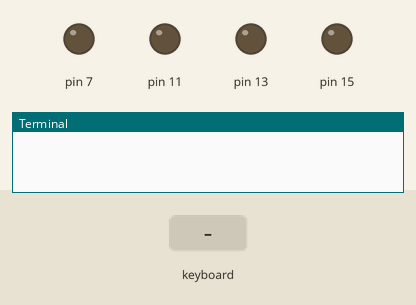
A program run on a simulated Raspberry Pi (header pin numbers). Parts: output pins drawn as LEDs (lit = HIGH), the last lines printed to the terminal. Inputs (shaded band) come from the test bench. At 7.3 s the program stops and its outputs stay as they are.

Above: at 1.2 s.
1.3 s: key up typed on the keyboard
At 2.4 s:
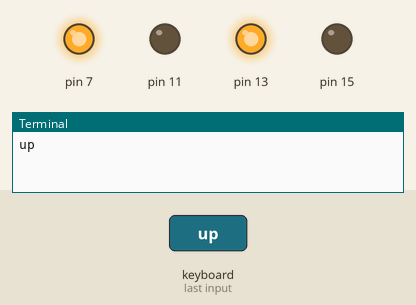
2.8 s: key down typed on the keyboard
At 3.5 s:
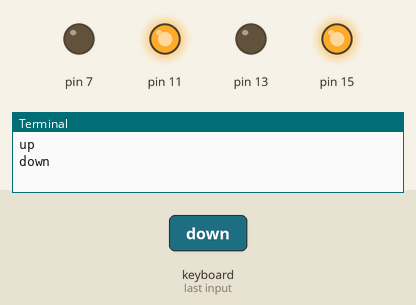
4.3 s: key right typed on the keyboard
At 4.7 s:
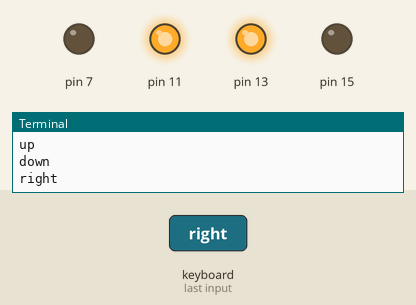
5.8 s: key left typed on the keyboard
At 7.0 s:
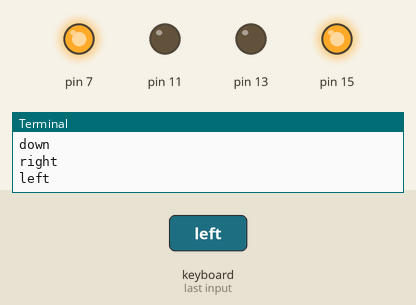
7.3 s: key "q" typed on the keyboard
At 8.2 s:
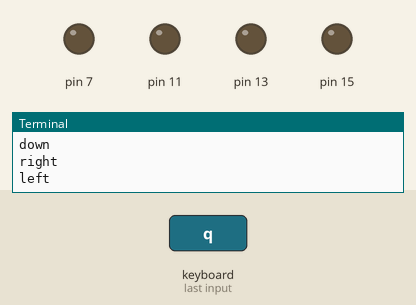
Timing chart, 0 to 8.8 s (numbered marks = the images above; inputs shaded):
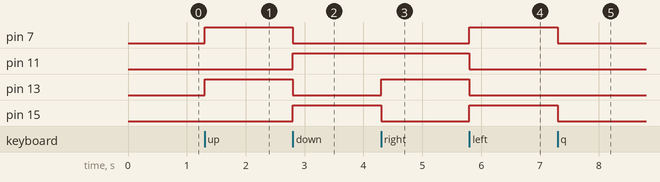

Measured:
- after the input at 1.3 s, pin 7, pin 13: LOW → HIGH at once
- after the input at 2.8 s, pin 7, pin 13: HIGH → LOW at once; pin 11, pin 15: LOW → HIGH at once
- after the input at 4.3 s, pin 13: LOW → HIGH at once; pin 15: HIGH → LOW at once
- after the input at 5.8 s, pin 7, pin 15: LOW → HIGH at once; pin 11, pin 13: HIGH → LOW at once
- after the input at 7.3 s, pin 7, pin 15: HIGH → LOW at once

The program:

mybot.py
```python
import RPi.GPIO as GPIO
import time
import curses

def forward():
	GPIO.output(7,True)
	GPIO.output(11,False)
	GPIO.output(13,True)
	GPIO.output(15,False)

def backward():
	GPIO.output(7,False)
	GPIO.output(11,True)
	GPIO.output(13,False)
	GPIO.output(15,True)

def left():
	GPIO.output(7,True)
	GPIO.output(11,False)
	GPIO.output(13,False)
	GPIO.output(15,True)

def right():
	GPIO.output(7,False)
	GPIO.output(11,True)
	GPIO.output(13,True)
	GPIO.output(15,False)

def stop():
	GPIO.output(7,False)
	GPIO.output(11,False)
	GPIO.output(13,False)
	GPIO.output(15,False)

def main():

	GPIO.setmode(GPIO.BOARD)
	GPIO.setup(7,GPIO.OUT)
	GPIO.setup(11,GPIO.OUT)
	GPIO.setup(13,GPIO.OUT)
	GPIO.setup(15,GPIO.OUT)

	screen = curses.initscr()
	curses.noecho()
	curses.cbreak()
	screen.keypad(True)
	z=0

	try:
		while True:
			char = screen.getch()
			if char == ord('q'):
				break
			elif char == curses.KEY_UP:
				print ("up")
				forward()
	        elif char == curses.KEY_DOWN:
	            print ("down")
	            backward()
	        elif char == curses.KEY_RIGHT:
	            print ("right")
	            right()
	        elif char == curses.KEY_LEFT:
	            print ("left")
	            left()
	        elif char == 10:
	            print ("stop")
	            stop()


	finally:
    #Close down curses properly, inc turn echo back on!
    	curses.nocbreak(); screen.keypad(0); curses.echo()
    	curses.endwin
    GPIO.cleanup()

if __name__=="__main__":
    main()  
```
